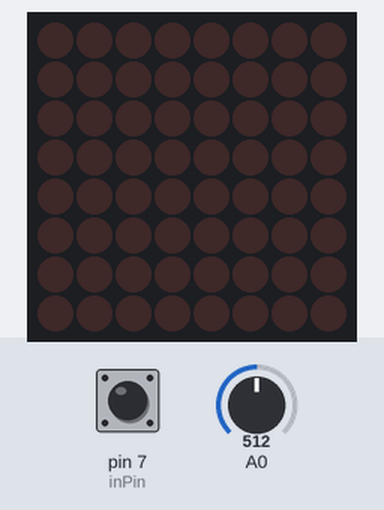
The sketch below on a simulated Arduino Uno, built with avr-gcc and run on an emulated ATmega328P. On the bench: 8×8 LED matrix. The test bench sets the inputs (shaded band); at power-on: pin 7 (inPin) HIGH, A0 = 512. Random numbers use the default seed unless the sketch sets one; what the sketch prints to the serial monitor is not drawn.

Above: at 3.2 s.
3.3 s: pin 7 (inPin) pulled LOW for 1.2 s
At 4.05 s:
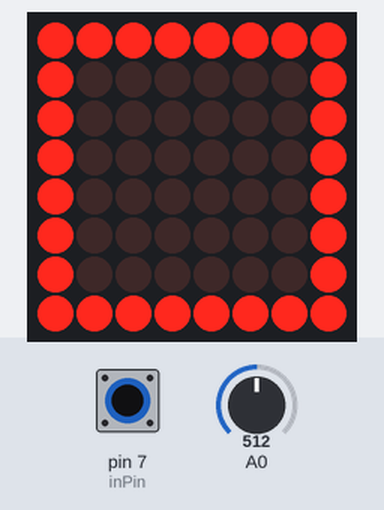
At 4.45 s:
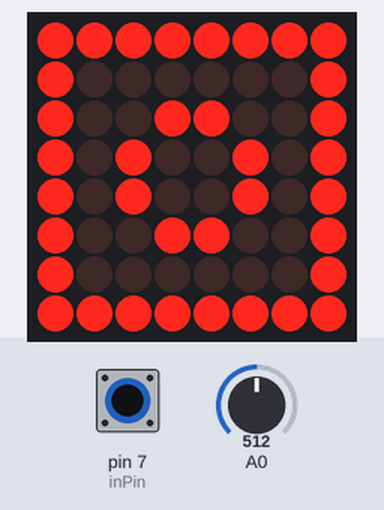
Timing chart, 0 to 6.3 s (numbered marks = the images above; inputs shaded):
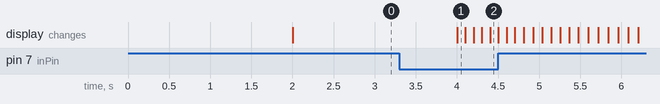

The sketch:

rng_bless_ak.ino
```cpp
#include <LEDMatrixDriver.hpp>

// This sketch will 'flood fill' your LED matrix using the hardware SPI driver Library by Bartosz Bielawski.
// Example written 16.06.2017 by Marko Oette, www.oette.info

// Define the ChipSelect pin for the led matrix (Dont use the SS or MISO pin of your Arduino!)
// Other pins are Arduino specific SPI pins (MOSI=DIN, SCK=CLK of the LEDMatrix) see https://www.arduino.cc/en/Reference/SPI
const uint8_t LEDMATRIX_CS_PIN = 9;

// Number of 8x8 segments you are connecting
const int LEDMATRIX_SEGMENTS = 1;
const int SEGMENT_WIDTH = 8;
const int LEDMATRIX_WIDTH    = LEDMATRIX_SEGMENTS * SEGMENT_WIDTH;

// The LEDMatrixDriver class instance
LEDMatrixDriver lmd(LEDMATRIX_SEGMENTS, LEDMATRIX_CS_PIN, 4);

int inPin = 7;
bool val = false;
bool prev_val = false;

unsigned long randomseed;


void setup() {
  Serial.begin(9600);
  randomseed = analogRead(0);
  for(int i = 1; i < 10; i++){
    randomseed = randomseed * analogRead(0);
  }
  randomSeed(randomseed);
  Serial.println("Seed:");
  Serial.println(randomseed);
  delay(2000);
  // init the display
  lmd.setEnabled(true);
  lmd.setIntensity(5);   // 0 = low, 10 = high

  pinMode(inPin, INPUT_PULLUP);
}

long randNumber;

byte cube[8] = {
  B11111111,
  B10000001,
  B10000001,
  B10000001,
  B10000001,
  B10000001,
  B10000001,
  B11111111
};

byte printer[8] = {
  B00111100,
  B00100100,
  B11111111,
  B10000001,
  B10000001,
  B10111101,
  B11100111,
  B00111100
};

byte vr[8] = {
  B00000000,
  B01111110,
  B11111111,
  B11111111,
  B11100111,
  B01100110,
  B00000000,
  B00000000
};

byte sewing[8] = {
  B11111110,
  B11111111,
  B11100111,
  B01000011,
  B01000011,
  B00000011,
  B11111111,
  B11111111
};

byte camera[8] = {
  B11111111,
  B10000001,
  B10011001,
  B10100101,
  B10100101,
  B10011001,
  B10000001,
  B11111111,
};

byte drone[8] = {
  B00000000,
  B11100111,
  B01011010,
  B01111110,
  B01100110,
  B00100100,
  B00111100,
  B00000000,
};

byte computer[8] = {
  B11111111,
  B10000001,
  B10000001,
  B10000001,
  B10000001,
  B11100111,
  B00100100,
  B11111111,
};

typedef struct {
  byte* symbol;
  int weight;
} sym_dict;

const sym_dict my_sym_dict[] {
  {cube, 15},
  {printer, 15},
  {vr, 15},
  {sewing, 15},
  {camera, 15},
  {drone, 10},
  {computer, 15}
};

byte* get_random_symbol() {
  randomSeed(analogRead(0) + millis());
  long rand_number = random(100);
  int start_weight = 0;
  int end_weight = 0;
  for(uint8_t i = 0; i < sizeof(my_sym_dict)/sizeof(sym_dict); ++i) {
      end_weight += my_sym_dict[i].weight;
      if (rand_number >= start_weight && rand_number < end_weight) {
        return my_sym_dict[i].symbol;
      }
      start_weight = end_weight;
  }
}

void drawSprite(byte* sprite, int width, int height )
{
  byte mask = B10000000;
  for( int iy = 0; iy < height; iy++ )
  {
    for( int ix = 0; ix < width; ix++ )
    {
      lmd.setPixel(ix, iy, (bool)(sprite[iy] & mask ));
      mask = mask >> 1;
    }
    mask = B10000000;
  }
}


void spammy_wammy() {
  int spam_int = 100;
  byte* random_sym = get_random_symbol();
  while(spam_int < 200) {
    for(uint8_t i = 0; i < sizeof(my_sym_dict)/sizeof(sym_dict); ++i) {
      drawSprite(my_sym_dict[i].symbol, 8, 8);
      lmd.display();
      delay(spam_int);
    }
    spam_int = spam_int * 1.1;
  }
  for(uint8_t i = 0; i < sizeof(my_sym_dict)/sizeof(sym_dict); ++i) {
    drawSprite(my_sym_dict[i].symbol, 8, 8);
    lmd.display();
    delay(spam_int);
    if (random_sym == my_sym_dict[i].symbol) {

      lmd.setIntensity(2);
      delay(500);
      lmd.setIntensity(10);
      delay(500);
      lmd.setIntensity(2);
      delay(500);
      lmd.setIntensity(10);
      delay(500);
      lmd.setIntensity(2);
      delay(500);
      lmd.setIntensity(10);
      delay(500);
      lmd.setIntensity(5);
      delay(10000);
      break;
    }
  }
}

void loop() {
  prev_val = val;
  val = !digitalRead(inPin);

  if ((val == 1) && (prev_val != val)) {
    spammy_wammy();
  } else {
    lmd.clear();
    lmd.display();
  }
  delay(1000);
}
```

Measured:
- after the input at 3.3 s, the display: changes after 0.70 s (image 1)
